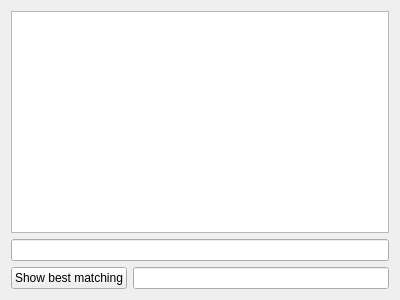
<?xml version="1.0" encoding="UTF-8"?>
<ui version="4.0">
 <class>gui</class>
 <widget class="QWidget" name="gui">
  <property name="geometry">
   <rect>
    <x>0</x>
    <y>0</y>
    <width>400</width>
    <height>300</height>
   </rect>
  </property>
  <property name="windowTitle">
   <string>gui</string>
  </property>
  <layout class="QVBoxLayout" name="verticalLayout">
   <item>
    <widget class="QListWidget" name="listWidget"/>
   </item>
   <item>
    <widget class="QLineEdit" name="lineEdit_search_text"/>
   </item>
   <item>
    <layout class="QHBoxLayout" name="horizontalLayout">
     <item>
      <widget class="QPushButton" name="pushButton">
       <property name="text">
        <string>Show best matching</string>
       </property>
      </widget>
     </item>
     <item>
      <widget class="QLineEdit" name="lineEdit_output"/>
     </item>
    </layout>
   </item>
  </layout>
 </widget>
 <resources/>
 <connections/>
</ui>
